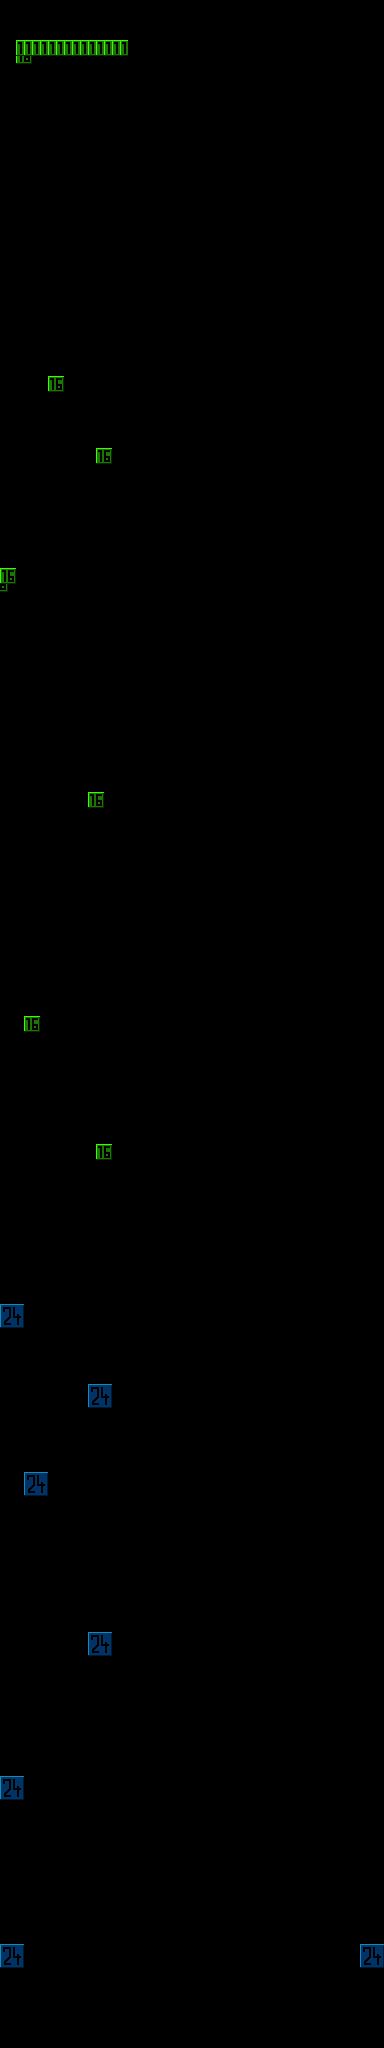

Tiled map render using the project's own tile images. Description and the map definition, with tile-layer contents summarised, below:
An orthogonal 48x256 tile map with 8x8 px tiles, 1 tile layer (Tile Layer 1) and 2 objects (Custom(BgMusha), Player).

<map version="1.4" tiledversion="1.4.2" orientation="orthogonal" renderorder="right-down" width="48" height="256" tilewidth="8" tileheight="8" infinite="0" nextlayerid="4" nextobjectid="3">
 <editorsettings>
  <export target="../../resources/levels/musha.json" format="deathfloor-export" />
 </editorsettings>
 <tileset firstgid="1" source="../tsx/testtiles19.tsx" />
 <objectgroup id="3" name="bg" visible="0">
  <properties>
   <property name="z" type="float" value="-1" />
  </properties>
  <object id="2" type="Custom(BgMusha)" x="0" y="1664" width="384" height="384" />
 </objectgroup>
 <layer id="1" name="Tile Layer 1" width="48" height="256">
  <properties>
   <property name="z" type="float" value="0" />
  </properties>
  <data>[12288 cells, 121 non-empty, 16 distinct tile ids]</data>
 </layer>
 <objectgroup id="2" name="player">
  <properties>
   <property name="z" type="float" value="1" />
  </properties>
  <object id="1" name="Player" type="Player" x="48" y="1992" width="32" height="40">
   <properties>
    <property name="variant" value="Musha" />
   </properties>
  </object>
 </objectgroup>
</map>
